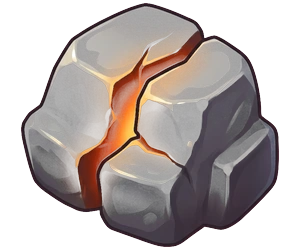
#> input picture assets/raw/emb10/cinder_vein_1.webp, 300 x 250 px
$ python round-corners.py ../../../../assets/raw/emb10/cinder_vein_1.webp out.png
#> lines starting #> are read from the running program, lines starting #| are printed output that depends on the picture
#!/usr/bin/env python3
"""Apply a rounded-rectangle alpha mask to a PNG (for card-slot art).

  python3 round-corners.py in.png out.png --radius 60
Radius is in the image's own pixels (double the display radius for 2x art).
"""
import argparse

from PIL import Image, ImageDraw


def main() -> None:
    ap = argparse.ArgumentParser()
    ap.add_argument('src')
    ap.add_argument('dst')
    ap.add_argument('--radius', type=int, default=60)
    args = ap.parse_args()

    img = Image.open(args.src).convert('RGBA')
#> img is the input picture: PIL image 300x250 RGBA; mean R, G, B, A 70.4, 59.2, 55.9, 123.9
    mask = Image.new('L', img.size, 0)
#> mask: PIL image 300x250 L; every value is 0
    draw = ImageDraw.Draw(mask)
    draw.rounded_rectangle([0, 0, img.width - 1, img.height - 1], radius=args.radius, fill=255)
    alpha = img.getchannel('A')
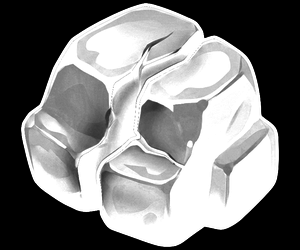
#> alpha: PIL image 300x250 L; min 0, max 255, mean 123.9
    img.putalpha(Image.composite(alpha, Image.new('L', img.size, 0), mask))
    img.save(args.dst, 'PNG')
    print(f'saved {args.dst}')


if __name__ == '__main__':
    main()

$ run again, on assets/raw/emb10/dew_basin_1.webp
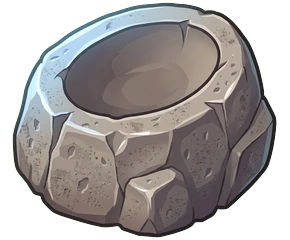
#> input picture assets/raw/emb10/dew_basin_1.webp, 290 x 240 px
#> in main, img is the input picture: PIL image 290x240 RGBA; mean R, G, B, A 90.5, 86.3, 85, 174.6
#> mask: PIL image 290x240 L; every value is 0
#> in main, `alpha = img.getchannel('A')`:
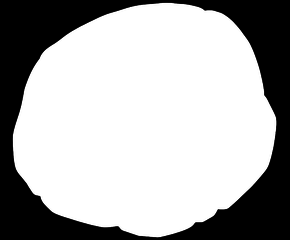
#> alpha: PIL image 290x240 L; min 0, max 255, mean 174.6

$ run again, on assets/raw/emb10/dew_basin_2.webp
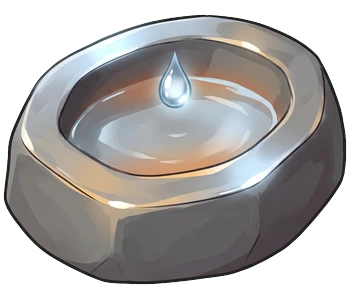
#> input picture assets/raw/emb10/dew_basin_2.webp, 350 x 300 px
#> in main, img is the input picture: PIL image 350x300 RGBA; mean R, G, B, A 97.2, 94.6, 93, 177.2
#> mask: PIL image 350x300 L; every value is 0
#> in main, `alpha = img.getchannel('A')`:
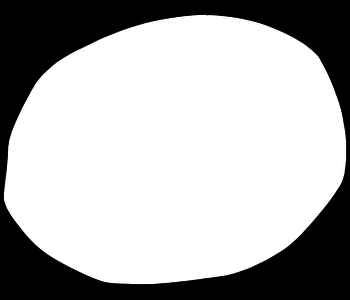
#> alpha: PIL image 350x300 L; min 0, max 255, mean 177.2

$ run again, on assets/raw/emb10/dew_basin_3.webp
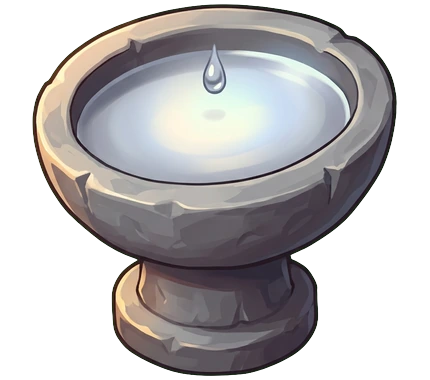
#> input picture assets/raw/emb10/dew_basin_3.webp, 430 x 380 px
#> in main, img is the input picture: PIL image 430x380 RGBA; mean R, G, B, A 83.7, 81.2, 82, 150.1
#> mask: PIL image 430x380 L; every value is 0
#> in main, `alpha = img.getchannel('A')`:
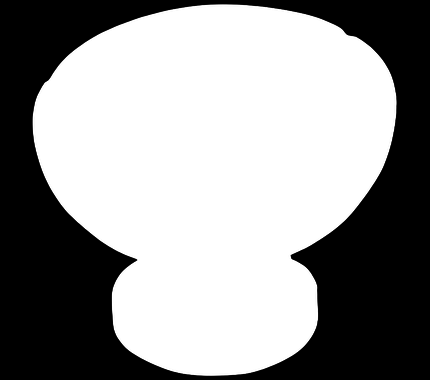
#> alpha: PIL image 430x380 L; min 0, max 255, mean 150.1
